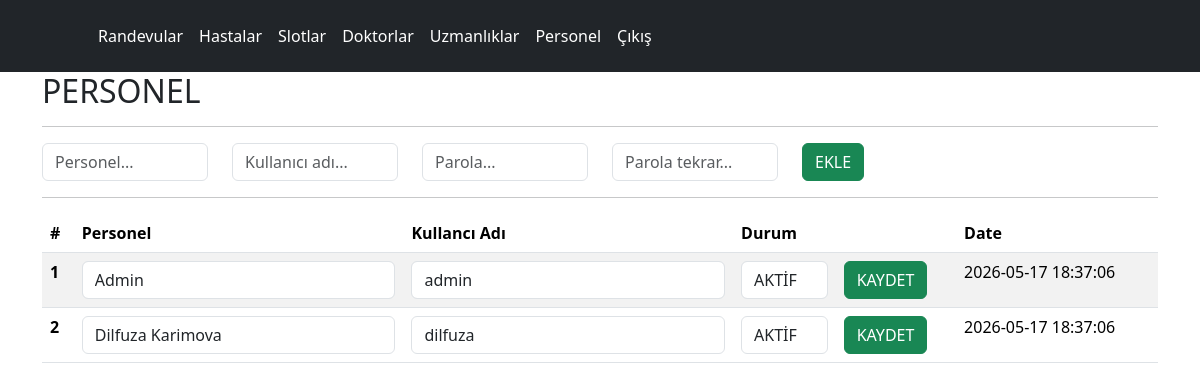
Screenshot of /php/panel/personel.php (signed in) with the database file from the repository.
### tables this page shows
CREATE TABLE IF NOT EXISTS `user` (  
	`id`			INT NOT NULL PRIMARY KEY AUTO_INCREMENT,  
	`name`			VARCHAR(50) NOT NULL,  
	`username`		VARCHAR(50) NOT NULL,
	`password`		VARCHAR(50) NOT NULL,
	`status`		TINYINT NOT NULL,  
	`createdtime`	TIMESTAMP NOT NULL DEFAULT CURRENT_TIMESTAMP(),  
	UNIQUE (`username`)  
);

### php/panel/personel.php (the view, shortened to what this page needs)
<?PHP
	require_once("../inc_config.php");
?>
<html>
	<head>
		<link href="https://cdn.jsdelivr.net/npm/bootstrap@5.3.8/dist/css/bootstrap.min.css" rel="stylesheet">
	</head>
	<body>
	<?PHP include("inc_header.php");?>
		<div class="container">
			<h2>PERSONEL</h2>
			<hr>
			<form action="actions.php" method="post">
			<div class="row">
				<div class="col col-md-2">
					<input type="text" name="name" placeholder="Personel..." required class="form-control">
				</div>
				<div class="col col-md-2">
					<input type="text" name="username" placeholder="Kullanıcı adı..." required class="form-control">
				</div>
				<div class="col col-md-2">
					<input type="password" name="password" placeholder="Parola..." required class="form-control">
				</div>
				<div class="col col-md-2">
					<input type="password" name="validate" placeholder="Parola tekrar..." required class="form-control">
				</div>
				<div class="col col-md-2">
					<button type="submit" class="btn btn-success">EKLE</button>
				</div>
			</div>
			</form>
			<hr>
			<table class="table table-striped  table-hover">
				<thead>
					<tr>
					<th scope="col">#</th>
					<th scope="col">Personel</th>
					<th scope="col">Kullancı Adı</th>
					<th scope="col">Durum</th>
					<th></th>
					<th scope="col">Date</th>
					</tr>
				</thead>
				<tbody>
		<?PHP
		$myQuery = "select * from user";
		$result = $mysqli->query($myQuery);
		?>
		<?PHP while($rs = mysqli_fetch_array($result)){?>
				<form action="actions.php" method="post">
					<tr>
						<th scope="row"><?=$rs['id'];?></th>
						<td><input type="text" name="name" placeholder="Personel..." maxlength="50" required value="<?=$rs['name'];?>" class="form-control"></td>
						<td><input type="text" name="username" placeholder="Kullanıcı adı..." maxlength="50" required value="<?=$rs['username'];?>" class="form-control"></td>
						<td><select name="status" required class="form-control"><option value="0">PASİF</option><option value="1" <?=($rs['status'])?"selected":"";?>>AKTİF</option></select></td>
						<td><button type="submit" class="btn btn-success">KAYDET</button></td>
						<td><?=$rs['createdtime'];?></td>
					</tr>
				</form>
		<?PHP } ?>
				</tbody>
			</table>
		</div>
	</body>
</html>

### rows the page displays
user: id "1", name "Admin", username "admin", status "AKTİF", createdtime "2026-05-17 18:37:06"
user: id "2", name "Dilfuza Karimova", username "dilfuza", status "AKTİF", createdtime "2026-05-17 18:37:06"
